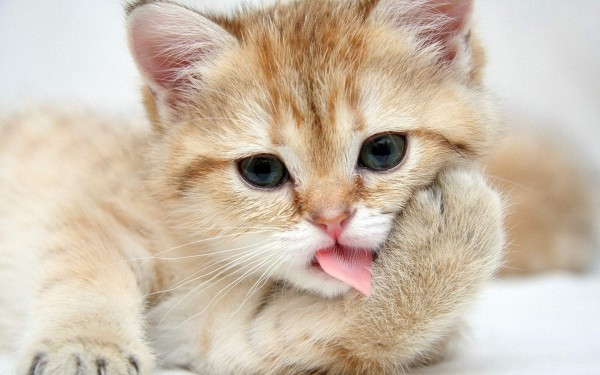
#> input picture practice/gazou.jpg, 600 x 375 px
$ python hugahuga.py
#> lines starting #> are read from the running program, lines starting #| are printed output that depends on the picture; after the words box and inside, x2 and y2 are one past the last pixel; in counts of white or black regions, pixels touching at a corner belong together
import cv2
img = cv2.imread("gazou.jpg")
#> img is the input picture: shape (375, 600, 3); mean B, G, R 172.1, 190.2, 205.7
img = cv2.cvtColor(img, cv2.COLOR_RGB2GRAY)
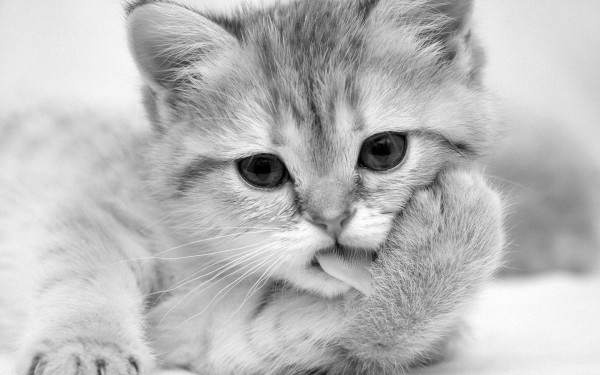
#> img: shape (375, 600); min 0, max 255, mean 186.5
ret, img = cv2.threshold(img, 127, 255, cv2.THRESH_BINARY)
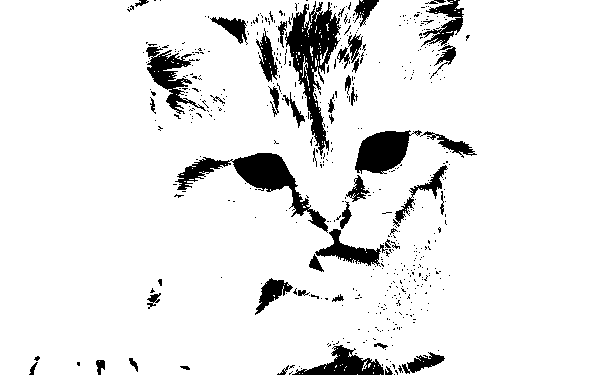
#> img: shape (375, 600); 91.4% white; 527 black regions (479 under 20 px), largest, box (x1, y1, x2, y2) and area: (285, 1, 341, 156) 3201, (175, 153, 328, 233) 2827, (355, 130, 422, 174) 1763
cv2.imshow("gazou", img)
cv2.waitKey(0)

$ run again, with practice/yajyu.jpg copied over practice/gazou.jpg
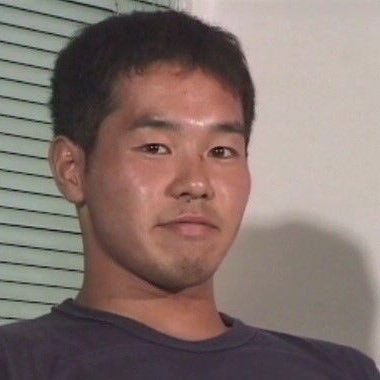
#> input picture practice/yajyu.jpg, 380 x 380 px
#> img is the input picture: shape (380, 380, 3); mean B, G, R 111.2, 116.4, 133.9
#> `img = cv2.cvtColor(img, cv2.COLOR_RGB2GRAY)`:
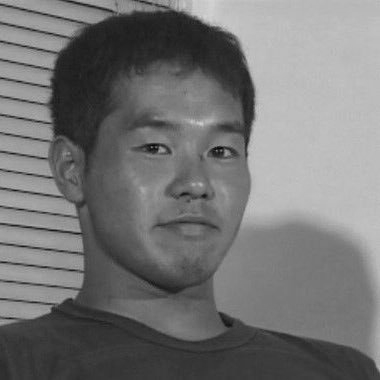
#> img: shape (380, 380); min 3, max 211, mean 116.8
#> `ret, img = cv2.threshold(img, 127, 255, cv2.THRESH_BINARY)`:
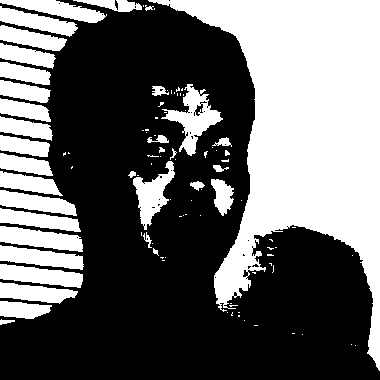
#> img: shape (380, 380); 40.4% white; 100 white regions (64 under 20 px), largest, box (x1, y1, x2, y2) and area: (148, 0, 380, 371) 36458, (161, 84, 223, 156) 1583, (0, 226, 83, 252) 1329
